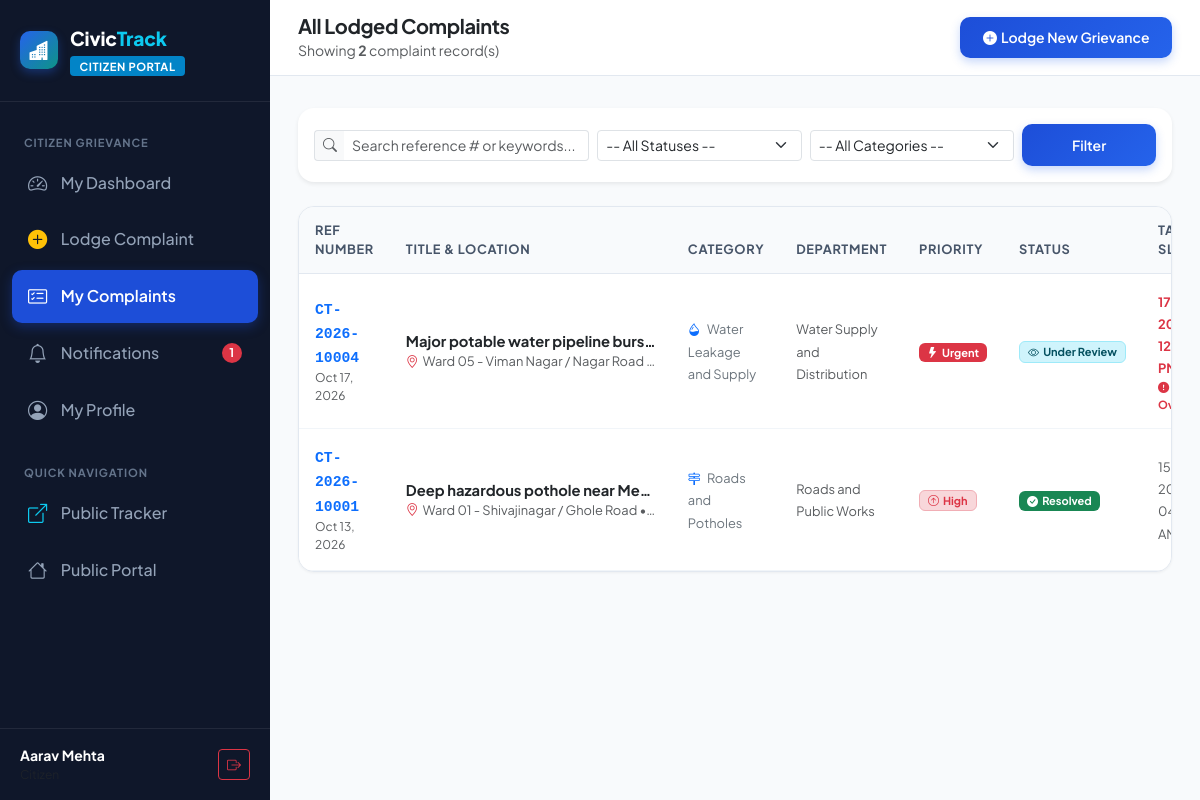
/citizen/my-complaints.php (signed in), run on the app's committed database.
### tables this page shows
CREATE TABLE `complaints` (
    `complaint_id` INT AUTO_INCREMENT PRIMARY KEY,
    `reference_number` VARCHAR(30) NOT NULL UNIQUE,
    `citizen_id` INT NOT NULL,
    `category_id` INT NOT NULL,
    `dept_id` INT NOT NULL,
    `title` VARCHAR(200) NOT NULL,
    `description` TEXT NOT NULL,
    `priority` ENUM('Low', 'Medium', 'High', 'Urgent') DEFAULT 'Medium',
    `image_url` VARCHAR(255) NULL,
    `latitude` DECIMAL(10, 8) NULL,
    `longitude` DECIMAL(11, 8) NULL,
    `address` TEXT NOT NULL,
    `ward` VARCHAR(60) NULL,
    `status` ENUM('Submitted', 'Under Review', 'Assigned', 'In Progress', 'Resolved', 'Closed', 'Reopened') DEFAULT 'Submitted',
    `assigned_officer_id` INT NULL,
    `sla_deadline` DATETIME NOT NULL,
    `created_at` TIMESTAMP DEFAULT CURRENT_TIMESTAMP,
    `updated_at` TIMESTAMP DEFAULT CURRENT_TIMESTAMP ON UPDATE CURRENT_TIMESTAMP,
    `resolved_at` DATETIME NULL,
    FOREIGN KEY (`citizen_id`) REFERENCES `users`(`user_id`) ON DELETE CASCADE,
    FOREIGN KEY (`category_id`) REFERENCES `complaint_categories`(`category_id`) ON DELETE RESTRICT,
    FOREIGN KEY (`dept_id`) REFERENCES `departments`(`dept_id`) ON DELETE RESTRICT,
    FOREIGN KEY (`assigned_officer_id`) REFERENCES `users`(`user_id`) ON DELETE SET NULL,
    INDEX `idx_comp_ref` (`reference_number`),
    INDEX `idx_comp_status` (`status`),
    INDEX `idx_comp_dept` (`dept_id`),
    INDEX `idx_comp_citizen` (`citizen_id`),
    INDEX `idx_comp_ward` (`ward`),
    INDEX `idx_comp_sla` (`sla_deadline`)
);

CREATE TABLE `complaint_categories` (
    `category_id` INT AUTO_INCREMENT PRIMARY KEY,
    `category_name` VARCHAR(100) NOT NULL UNIQUE,
    `dept_id` INT NOT NULL,
    `sla_hours` INT NOT NULL DEFAULT 48 COMMENT 'Expected resolution time in hours',
    `default_priority` ENUM('Low', 'Medium', 'High', 'Urgent') DEFAULT 'Medium',
    `icon_class` VARCHAR(60) DEFAULT 'bi-exclamation-triangle',
    `description` VARCHAR(255) NULL,
    `is_active` TINYINT(1) DEFAULT 1,
    `created_at` TIMESTAMP DEFAULT CURRENT_TIMESTAMP,
    FOREIGN KEY (`dept_id`) REFERENCES `departments`(`dept_id`) ON DELETE RESTRICT,
    INDEX `idx_cat_dept` (`dept_id`)
);

CREATE TABLE `departments` (
    `dept_id` INT AUTO_INCREMENT PRIMARY KEY,
    `dept_name` VARCHAR(120) NOT NULL,
    `dept_code` VARCHAR(20) NOT NULL UNIQUE,
    `dept_head_email` VARCHAR(150) NULL,
    `phone` VARCHAR(25) NULL,
    `description` TEXT NULL,
    `is_active` TINYINT(1) DEFAULT 1,
    `created_at` TIMESTAMP DEFAULT CURRENT_TIMESTAMP,
    `updated_at` TIMESTAMP DEFAULT CURRENT_TIMESTAMP ON UPDATE CURRENT_TIMESTAMP,
    INDEX `idx_dept_code` (`dept_code`),
    INDEX `idx_dept_active` (`is_active`)
);

### citizen/my-complaints.php (the view, shortened to what this page needs)
<?php
require_once __DIR__ . '/../includes/functions.php';
$userId = getUserId();
$searchTerm = trim($_GET['search'] ?? '');
$complaints = [];
$statusHeading = 'All Lodged Complaints';
try {
    $pdo = getDbConnection();
    $sql = "
        SELECT c.*, cat.category_name, cat.icon_class, d.dept_name
        FROM complaints c
        JOIN complaint_categories cat ON c.category_id = cat.category_id
        JOIN departments d ON c.dept_id = d.dept_id
        WHERE c.citizen_id = :citizen_id
    ";
    $params = [':citizen_id' => $userId];
    $sql .= " ORDER BY c.created_at DESC";
    $stmt = $pdo->prepare($sql);
    $stmt->execute($params);
    $complaints = $stmt->fetchAll();
} catch (Exception $e) {
    $error = $e->getMessage();
}
require_once __DIR__ . '/../includes/header.php';
?>
<div class="dashboard-wrapper">
    <?php require_once __DIR__ . '/../includes/sidebar.php'; ?>
    <div class="dashboard-main">
        <header class="dashboard-topbar">
            <div class="d-flex align-items-center gap-3">
                <div>
                    <div class="d-flex align-items-center gap-2">
                        <h5 class="fw-bold text-dark mb-0"><?= e($statusHeading) ?></h5>
                    </div>
                    <small class="text-muted">
                        Showing <strong><?= count($complaints) ?></strong> complaint record(s)
                    </small>
                </div>
            </div>
            <div class="d-flex align-items-center gap-2">
                <a href="lodge-complaint.php" class="btn btn-sm btn-primary-civic d-flex align-items-center gap-1">
                    <i class="bi bi-plus-circle-fill"></i> Lodge New Grievance
                </a>
            </div>
        </header>
        <main class="dashboard-content">
            <div class="card border-0 shadow-sm rounded-4 mb-4 bg-white">
                <div class="card-body p-3">
                    <form method="GET" action="my-complaints.php" class="row g-2 align-items-center">
                        <div class="col-md-4">
                            <div class="input-group input-group-sm">
                                <span class="input-group-text bg-light text-muted border-end-0">
                                    <i class="bi bi-search"></i>
                                </span>
                                <input type="text" name="search" class="form-control border-start-0"
                                       placeholder="Search reference # or keywords..." value="<?= e($searchTerm) ?>">
                            </div>
                        </div>
                        <div class="col-md-3">
                            <select name="status" class="form-select form-select-sm" onchange="this.form.submit()">
                                <option value="">-- All Statuses --</option>
                            </select>
                        </div>
                        <div class="col-md-3">
                            <select name="category" class="form-select form-select-sm" onchange="this.form.submit()">
                                <option value="0">-- All Categories --</option>
                            </select>
                        </div>
                        <div class="col-md-2 d-flex gap-2">
                            <button type="submit" class="btn btn-sm btn-primary-civic w-100">
                                Filter
                            </button>
                        </div>
                    </form>
                </div>
            </div>
            <div class="card-civic">
                <div class="card-civic-body p-0">
                    <?php if (!empty($complaints)): ?>
                        <div class="table-responsive">
                            <table class="table table-civic mb-0">
                                <thead>
                                    <tr>
                                        <th>Ref Number</th>
                                        <th>Title & Location</th>
                                        <th>Category</th>
                                        <th>Department</th>
                                        <th>Priority</th>
                                        <th>Status</th>
                                        <th>Target SLA</th>
                                    </tr>
                                </thead>
                                <tbody>
                                    <?php foreach ($complaints as $c): ?>
                                        <tr>
                                            <td>
                                                <a href="complaint-details.php?id=<?= $c['complaint_id'] ?>" class="fw-bold font-monospace text-primary text-decoration-none">
                                                    <?= e($c['reference_number']) ?>
                                                </a>
                                                <div class="text-muted" style="font-size:0.75rem;"><?= timeAgo($c['created_at']) ?></div>
                                            </td>
                                            <td>
                                                <div class="fw-bold text-dark text-truncate" style="max-width: 250px;" title="<?= e($c['title']) ?>">
                                                    <?= e($c['title']) ?>
                                                </div>
                                                <small class="text-muted text-truncate d-block" style="max-width: 250px;">
                                                    <i class="bi bi-geo-alt text-danger me-1"></i><?= e($c['ward']) ?> &bull; <?= e($c['address']) ?>
                                                </small>
                                            </td>
                                            <td>
                                                <span class="small text-secondary">
                                                    <i class="bi <?= e($c['icon_class'] ?: 'bi-tag') ?> me-1 text-primary"></i>
                                                    <?= e($c['category_name']) ?>
                                                </span>
                                            </td>
                                            <td>
                                                <span class="small text-muted"><?= e($c['dept_name']) ?></span>
                                            </td>
                                            <td>
                                                <?= getPriorityBadge($c['priority']) ?>
                                            </td>
                                            <td>
                                                <?= getStatusBadge($c['status']) ?>
                                            </td>
                                            <td>
                                                <small class="<?= isComplaintOverdue($c) ? 'text-danger fw-bold' : 'text-muted' ?>">
                                                    <?= formatDateTime($c['sla_deadline']) ?>
                                                    <?php if (isComplaintOverdue($c)): ?>
                                                        <span class="d-block text-danger fw-bold" style="font-size:0.7rem;"><i class="bi bi-exclamation-circle-fill"></i> Overdue</span>
                                                    <?php endif; ?>
                                                </small>
                                            </td>
                                        </tr>
                                    <?php endforeach; ?>
                                </tbody>
                            </table>
                        </div>
                    <?php endif; ?>
                </div>
            </div>
        </main>
    </div>
</div>
<?php require_once __DIR__ . '/../includes/footer.php'; ?>

### includes/functions.php (shortened to what this page needs)
<?php
function e($string): string {
    return htmlspecialchars((string)($string ?? ''), ENT_QUOTES, 'UTF-8');
}
function isComplaintOverdue(array $complaint): bool {
    if (in_array($complaint['status'], ['Resolved', 'Closed'], true)) {
        return false;
    }
    return strtotime($complaint['sla_deadline']) < time();
}
function getStatusBadge(string $status): string {
    switch ($status) {
        case 'Under Review':
            return '<span class="badge bg-info-subtle text-info-emphasis border border-info-subtle px-2 py-1"><i class="bi bi-eye me-1"></i>Under Review</span>';
        case 'Resolved':
            return '<span class="badge bg-success text-white px-2 py-1"><i class="bi bi-check-circle-fill me-1"></i>Resolved</span>';
    }
}
function getPriorityBadge(string $priority): string {
    switch ($priority) {
        case 'Urgent':
            return '<span class="badge bg-danger text-white px-2 py-1"><i class="bi bi-lightning-fill me-1"></i>Urgent</span>';
        case 'High':
            return '<span class="badge bg-danger-subtle text-danger border border-danger-subtle px-2 py-1"><i class="bi bi-arrow-up-circle me-1"></i>High</span>';
    }
}
function timeAgo(string $datetime): string {
    $time = strtotime($datetime);
    $diff = time() - $time;
    if ($diff < 60) {
        return 'just now';
    } elseif ($diff < 3600) {
        $mins = floor($diff / 60);
        return $mins . ' min' . ($mins > 1 ? 's' : '') . ' ago';
    } elseif ($diff < 86400) {
        $hours = floor($diff / 3600);
        return $hours . ' hr' . ($hours > 1 ? 's' : '') . ' ago';
    } elseif ($diff < 604800) {
        $days = floor($diff / 86400);
        return $days . ' day' . ($days > 1 ? 's' : '') . ' ago';
    } else {
        return date('M d, Y', $time);
    }
}
function formatDateTime(?string $datetime): string {
    return date('d M Y, h:i A', strtotime($datetime));
}

### assets/css/style.css (style rules this page uses)
:root { --primary-color: #1d4ed8; --primary-dark: #1e3a8a; --primary-light: #3b82f6; --accent-teal: #0d9488; --accent-cyan: #06b6d4; --dark-navy: #0f172a; --slate-800: #1e293b; --slate-700: #334155; --slate-600: #475569; --slate-500: #64748b; --slate-200: #e2e8f0; --slate-100: #f1f5f9; --slate-50: #f8fafc; --success: #10b981; --warning: #f59e0b; --danger: #ef4444; --info: #0284c7; --card-shadow: 0 4px 6px -1px rgba(0, 0, 0, 0.07), 0 2px 4px -2px rgba(0, 0, 0, 0.05); --card-hover-shadow: 0 10px 15px -3px rgba(0, 0, 0, 0.1), 0 4px 6px -4px rgba(0, 0, 0, 0.05); --transition-fast: all 0.2s cubic-bezier(0.4, 0, 0.2, 1); }
body { font-family: 'Plus Jakarta Sans', 'Inter', -apple-system, BlinkMacSystemFont, "Segoe UI", Roboto, sans-serif; color: var(--slate-700); background-color: var(--slate-50); min-height: 100vh; display: flex; flex-direction: column; }
h1, h2, h3, h4, h5, h6 { color: var(--dark-navy); font-weight: 700; letter-spacing: -0.02em; }
.btn-primary-civic { background: linear-gradient(135deg, #1d4ed8, #2563eb); color: #ffffff; border: none; font-weight: 600; border-radius: 10px; padding: 0.65rem 1.4rem; box-shadow: 0 4px 10px rgba(37, 99, 235, 0.25); transition: var(--transition-fast); }

### assets/css/dashboard.css (style rules this page uses)
.dashboard-wrapper { display: flex; min-height: 100vh; background-color: #f8fafc; }
.dashboard-main { flex-grow: 1; display: flex; flex-direction: column; min-width: 0; }
.dashboard-topbar { background: #ffffff; border-bottom: 1px solid #e2e8f0; padding: 0.85rem 1.75rem; display: flex; align-items: center; justify-content: space-between; position: sticky; top: 0; z-index: 99; }
.dashboard-content { padding: 2rem 1.75rem; flex-grow: 1; }
.card-civic { background: #ffffff; border: 1px solid #e2e8f0; border-radius: 16px; box-shadow: 0 1px 3px rgba(0, 0, 0, 0.05); margin-bottom: 1.5rem; overflow: hidden; }
.card-civic-body { padding: 1.5rem; }
.table-civic { margin-bottom: 0; }
.table-civic thead th { background-color: #f8fafc; color: #475569; font-size: 0.8rem; font-weight: 700; text-transform: uppercase; letter-spacing: 0.05em; padding: 0.85rem 1rem; border-bottom: 1px solid #e2e8f0; }
.table-civic tbody td { padding: 1rem; vertical-align: middle; color: #334155; border-bottom: 1px solid #f1f5f9; font-size: 0.92rem; }

### data on the page
complaints: reference_number "CT-2026-10004", created_at "Oct 17, 2026", title "Major potable water pipeline burs…", ward "Ward 05 - Viman Nagar / Nagar Road", category.category_name "Water Leakage and Supply", dept.dept_name "Water Supply and Distribution", priority "Urgent" (drawn), status "Under Review" (drawn), sla_deadline "17…", shows "Overdue"
complaints: reference_number "CT-2026-10001", created_at "Oct 13, 2026", title "Deep hazardous pothole near Me…", ward "Ward 01 - Shivajinagar / Ghole Road", category.category_name "Roads and Potholes", dept.dept_name "Roads and Public Works", priority "High" (drawn), status "Resolved" (drawn), sla_deadline "15…"

### other printed values
$role "CITIZEN"
$unreadCount "1"
$userName "Aarav Mehta"
$statusHeading "All Lodged Complaints"
count($complaints) "2"
